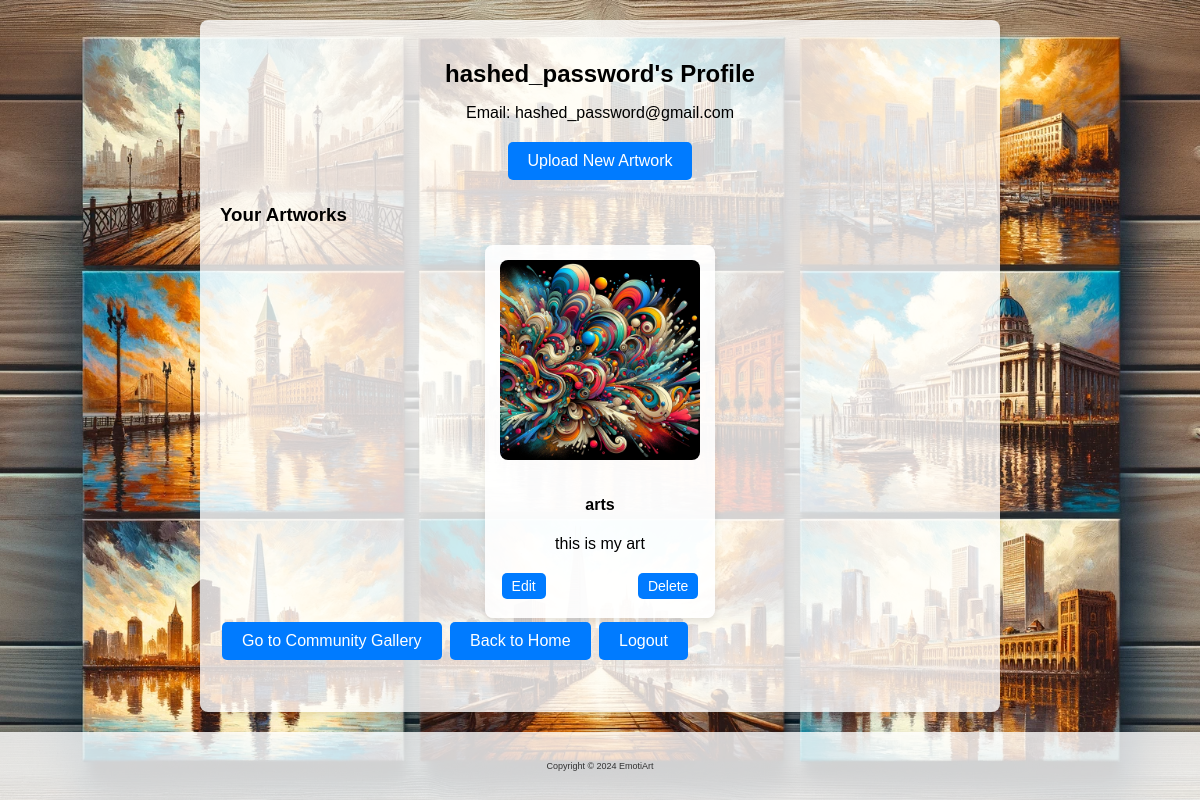
The page /profile (signed in) on the database its author committed.
### app/models.py (models this page shows)
class User(db.Model):
    id = db.Column(db.Integer, primary_key=True)
    username = db.Column(db.String(64), index=True, unique=True)
    email = db.Column(db.String(120), index=True, unique=True)
    hashed_password = db.Column(db.String(128))
    artworks = db.relationship('Artwork', backref='creator', lazy='dynamic')
    comments = db.relationship('Comment', backref='user', lazy='dynamic')

class Artwork(db.Model):
    id = db.Column(db.Integer, primary_key=True)
    title = db.Column(db.String(64))
    description = db.Column(db.String(500))
    filename = db.Column(db.String(128))
    user_id = db.Column(db.Integer, db.ForeignKey('user.id'))
    comments = db.relationship('Comment', backref='artwork', lazy='dynamic')

### app/routes.py (the view)
@main.route('/profile')
def profile():
    if 'logged_in' not in session:
        return redirect(url_for('main.login'))
    username = session['username']
    user = User.query.filter_by(username=username).first()
    if not user:
        flash('User not found.', 'error')
        return redirect(url_for('main.login'))
    artworks = Artwork.query.filter_by(user_id=user.id).all()
    return render_template('profile.html', user=user, artworks=artworks)

### app/templates/profile.html (shortened to what this page needs)
<!DOCTYPE html>
<html lang="en">
  <head>
    <link
      rel="stylesheet"
      href="{{ url_for('static', filename='css/style.css') }}"
    />
  </head>
  <body>
    <main class="container">
      <div class="profile-header">
        <h2>{{ user.username }}'s Profile</h2>
        <p>Email: {{ user.email }}</p>
        <a href="{{ url_for('main.upload') }}" class="button"
          >Upload New Artwork</a
        >
      </div>
      <h3>Your Artworks</h3>
      {% if artworks %}
      <div class="artwork-gallery">
        {% for artwork in artworks %}
        <div class="artwork-item">
          <img
            src="{{ url_for('static', filename='uploads/' + artwork.filename) }}"
            alt="{{ artwork.title }}"
          />
          <h4>{{ artwork.title }}</h4>
          <p>{{ artwork.description }}</p>
          <div class="artwork-actions">
            <a
              href="{{ url_for('main.edit_artwork', artwork_id=artwork.id) }}"
              class="button small-button"
              >Edit</a
            >
            <form
              action="{{ url_for('main.delete_artwork', artwork_id=artwork.id) }}"
              method="post"
              onsubmit="return confirm('Are you sure you want to delete this?');"
            >
              <button type="submit" class="button small-button">Delete</button>
            </form>
          </div>
        </div>
        {% endfor %}
      </div>
      {% else %}
      <p>You haven't uploaded any artwork yet.</p>
      {% endif %}
      <a href="{{ url_for('main.gallery') }}" class="button"
        >Go to Community Gallery</a
      >
      <a href="{{ url_for('main.index') }}" class="button">Back to Home</a>
      <a href="{{ url_for('main.logout') }}" class="button">Logout</a>
    </main>
    <footer class="footer">
      <p style="font-size: xx-small">Copyright © 2024 EmotiArt</p>
    </footer>
  </body>
</html>

### app/static/css/style.css (style rules this page uses)
html, body { height: 100%; margin: 0; padding: 0; background-color: #f0f0f0; font-family: 'Arial', sans-serif; overflow-x: hidden; }
body { background: url('../images/index.png') no-repeat center center fixed; background-size: cover; display: flex; flex-direction: column; }
.container { box-shadow: 0 4px 8px rgba(0, 0, 0, 0.1); background: rgba(255, 255, 255, 0.8); padding: 20px; border-radius: 8px; margin: 20px auto; width: 90%; max-width: 800px; flex-grow: 1; }
footer { background: rgba(255, 255, 255, 0.8); color: #333; padding: 20px 10px; text-align: center; box-shadow: 0 4px 8px rgba(0, 0, 0, 0.1); margin-bottom: 0; }
.button, button, input[type="submit"], .nav-links a { background-color: #007BFF; color: white; padding: 10px 20px; border: none; border-radius: 5px; text-align: center; text-decoration: none; display: inline-block; font-size: 16px; margin: 4px 2px; cursor: pointer; transition: background-color 0.3s ease; }
.small-button { padding: 5px 10px; font-size: 14px; }
.profile-header { text-align: center; margin-bottom: 20px; }
.profile-header h2 { margin-bottom: 10px; }
.artwork-gallery { display: flex; flex-wrap: wrap; gap: 20px; justify-content: center; }
.artwork-item { background: rgba(255, 255, 255, 0.9); box-shadow: 0 4px 8px rgba(0, 0, 0, 0.1); border-radius: 8px; padding: 15px; width: calc(33% - 20px); max-width: 300px; text-align: center; }
.artwork-item img { max-width: 100%; border-radius: 8px; margin-bottom: 10px; }
.artwork-actions { display: flex; justify-content: space-between; }
* { box-sizing: border-box; }

### rows shown on the page
User: username "hashed_password", email "hashed_password@gmail.com"
Artwork: filename (picture), title "arts", description "this is my art"
